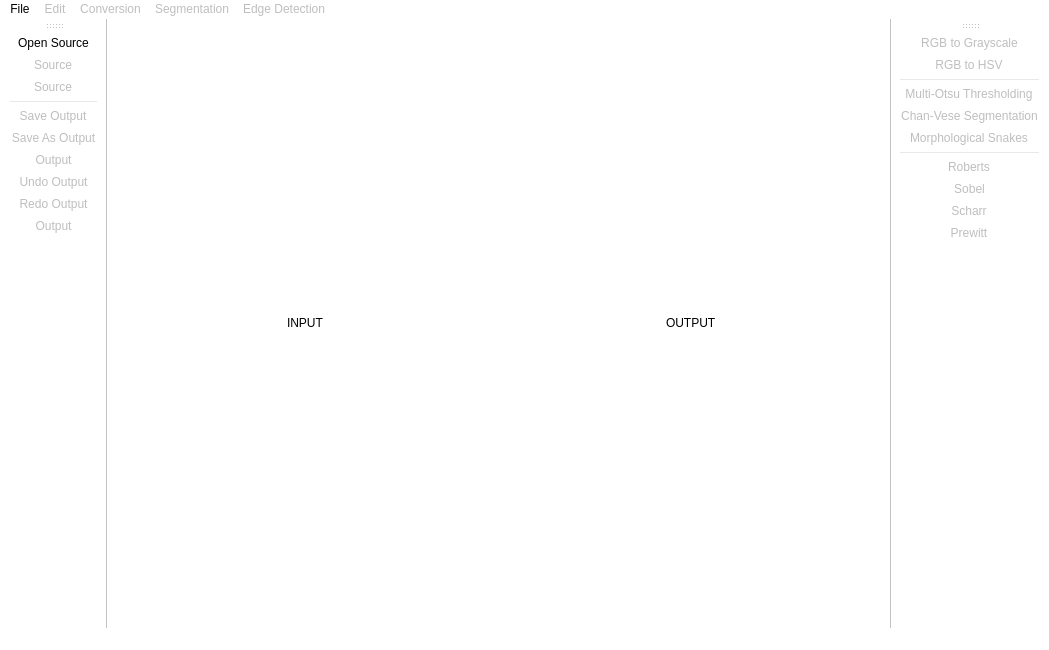
<?xml version="1.0" encoding="UTF-8"?>
<ui version="4.0">
 <class>MainWindow</class>
 <widget class="QMainWindow" name="MainWindow">
  <property name="geometry">
   <rect>
    <x>0</x>
    <y>0</y>
    <width>1049</width>
    <height>650</height>
   </rect>
  </property>
  <property name="windowTitle">
   <string>MainWindow</string>
  </property>
  <property name="styleSheet">
   <string notr="true">background-color: rgb(255, 255, 255);
</string>
  </property>
  <widget class="QWidget" name="centralwidget">
   <layout class="QGridLayout" name="gridLayout_2">
    <item row="0" column="0">
     <layout class="QGridLayout" name="gridLayout">
      <item row="0" column="1" alignment="Qt::AlignHCenter|Qt::AlignVCenter">
       <widget class="QLabel" name="label">
        <property name="text">
         <string>INPUT</string>
        </property>
       </widget>
      </item>
      <item row="0" column="2" alignment="Qt::AlignHCenter|Qt::AlignVCenter">
       <widget class="QLabel" name="label_2">
        <property name="text">
         <string>OUTPUT</string>
        </property>
       </widget>
      </item>
     </layout>
    </item>
   </layout>
  </widget>
  <widget class="QMenuBar" name="menubar">
   <property name="geometry">
    <rect>
     <x>0</x>
     <y>0</y>
     <width>1049</width>
     <height>26</height>
    </rect>
   </property>
   <widget class="QMenu" name="menuFile">
    <property name="title">
     <string>File</string>
    </property>
    <widget class="QMenu" name="menuExport_As">
     <property name="enabled">
      <bool>false</bool>
     </property>
     <property name="title">
      <string>Export As</string>
     </property>
     <addaction name="fileAction_exportAsSource"/>
     <addaction name="fileAction_exportAsOutput"/>
    </widget>
    <addaction name="fileAction_openSource"/>
    <addaction name="fileAction_saveOutput"/>
    <addaction name="fileAction_saveAsOutput"/>
    <addaction name="menuExport_As"/>
    <addaction name="separator"/>
    <addaction name="fileAction_Exit"/>
   </widget>
   <widget class="QMenu" name="menuEdit">
    <property name="enabled">
     <bool>false</bool>
    </property>
    <property name="title">
     <string>Edit</string>
    </property>
    <widget class="QMenu" name="menuClear">
     <property name="title">
      <string>Clear</string>
     </property>
     <addaction name="editAction_clearSource"/>
     <addaction name="editAction_clearOutput"/>
    </widget>
    <addaction name="menuClear"/>
    <addaction name="editAction_undoOutput"/>
    <addaction name="editAction_redoOutput"/>
   </widget>
   <widget class="QMenu" name="menuConversion">
    <property name="enabled">
     <bool>false</bool>
    </property>
    <property name="title">
     <string>Conversion</string>
    </property>
    <addaction name="conversionAction_RGBtoGrayscale"/>
    <addaction name="conversionAction_RGBtoHSV"/>
   </widget>
   <widget class="QMenu" name="menuSegmentation">
    <property name="enabled">
     <bool>false</bool>
    </property>
    <property name="title">
     <string>Segmentation</string>
    </property>
    <addaction name="segmentationAction_multiOtsuThresholding"/>
    <addaction name="segmentationAction_chanVeseSegmentation"/>
    <addaction name="segmentationAction_morphologicalSnakes"/>
   </widget>
   <widget class="QMenu" name="menuEdge_Detection">
    <property name="enabled">
     <bool>false</bool>
    </property>
    <property name="title">
     <string>Edge Detection</string>
    </property>
    <addaction name="edgeDetectionAction_Roberts"/>
    <addaction name="edgeDetectionAction_Sobel"/>
    <addaction name="edgeDetectionAction_Scharr"/>
    <addaction name="edgeDetectionAction_Prewitt"/>
   </widget>
   <addaction name="menuFile"/>
   <addaction name="menuEdit"/>
   <addaction name="menuConversion"/>
   <addaction name="menuSegmentation"/>
   <addaction name="menuEdge_Detection"/>
  </widget>
  <widget class="QStatusBar" name="statusbar"/>
  <widget class="QToolBar" name="sourceOutputToolbar">
   <property name="windowTitle">
    <string>toolBar</string>
   </property>
   <property name="movable">
    <bool>true</bool>
   </property>
   <property name="floatable">
    <bool>false</bool>
   </property>
   <attribute name="toolBarArea">
    <enum>LeftToolBarArea</enum>
   </attribute>
   <attribute name="toolBarBreak">
    <bool>true</bool>
   </attribute>
   <addaction name="fileAction_openSource"/>
   <addaction name="fileAction_exportAsSource"/>
   <addaction name="editAction_clearSource"/>
   <addaction name="separator"/>
   <addaction name="fileAction_saveOutput"/>
   <addaction name="fileAction_saveAsOutput"/>
   <addaction name="fileAction_exportAsOutput"/>
   <addaction name="editAction_undoOutput"/>
   <addaction name="editAction_redoOutput"/>
   <addaction name="editAction_clearOutput"/>
  </widget>
  <widget class="QToolBar" name="operationsToolBar">
   <property name="windowTitle">
    <string>toolBar_2</string>
   </property>
   <property name="floatable">
    <bool>false</bool>
   </property>
   <attribute name="toolBarArea">
    <enum>RightToolBarArea</enum>
   </attribute>
   <attribute name="toolBarBreak">
    <bool>false</bool>
   </attribute>
   <addaction name="conversionAction_RGBtoGrayscale"/>
   <addaction name="conversionAction_RGBtoHSV"/>
   <addaction name="separator"/>
   <addaction name="segmentationAction_multiOtsuThresholding"/>
   <addaction name="segmentationAction_chanVeseSegmentation"/>
   <addaction name="segmentationAction_morphologicalSnakes"/>
   <addaction name="separator"/>
   <addaction name="edgeDetectionAction_Roberts"/>
   <addaction name="edgeDetectionAction_Sobel"/>
   <addaction name="edgeDetectionAction_Scharr"/>
   <addaction name="edgeDetectionAction_Prewitt"/>
  </widget>
  <action name="fileAction_openSource">
   <property name="icon">
    <iconset>
     <normalon>icons/folder-open.png</normalon>
    </iconset>
   </property>
   <property name="text">
    <string>Open Source</string>
   </property>
   <property name="shortcut">
    <string>Ctrl+O</string>
   </property>
   <property name="shortcutVisibleInContextMenu">
    <bool>true</bool>
   </property>
  </action>
  <action name="fileAction_saveOutput">
   <property name="enabled">
    <bool>false</bool>
   </property>
   <property name="icon">
    <iconset>
     <normalon>icons/save-file.png</normalon>
    </iconset>
   </property>
   <property name="text">
    <string>Save Output</string>
   </property>
   <property name="shortcutVisibleInContextMenu">
    <bool>true</bool>
   </property>
  </action>
  <action name="fileAction_saveAsOutput">
   <property name="enabled">
    <bool>false</bool>
   </property>
   <property name="icon">
    <iconset>
     <normalon>icons/save-as.png</normalon>
    </iconset>
   </property>
   <property name="text">
    <string>Save As Output</string>
   </property>
   <property name="shortcutVisibleInContextMenu">
    <bool>true</bool>
   </property>
  </action>
  <action name="fileAction_exportAsSource">
   <property name="enabled">
    <bool>false</bool>
   </property>
   <property name="icon">
    <iconset>
     <normalon>icons/export-image.png</normalon>
    </iconset>
   </property>
   <property name="text">
    <string>Source</string>
   </property>
   <property name="shortcutVisibleInContextMenu">
    <bool>true</bool>
   </property>
  </action>
  <action name="fileAction_exportAsOutput">
   <property name="enabled">
    <bool>false</bool>
   </property>
   <property name="icon">
    <iconset>
     <normalon>icons/export-image.png</normalon>
    </iconset>
   </property>
   <property name="text">
    <string>Output</string>
   </property>
   <property name="shortcutVisibleInContextMenu">
    <bool>true</bool>
   </property>
  </action>
  <action name="fileAction_Exit">
   <property name="checkable">
    <bool>true</bool>
   </property>
   <property name="icon">
    <iconset>
     <normalon>icons/exit.png</normalon>
    </iconset>
   </property>
   <property name="text">
    <string>Exit</string>
   </property>
   <property name="shortcut">
    <string>Shift+F4</string>
   </property>
   <property name="shortcutVisibleInContextMenu">
    <bool>true</bool>
   </property>
  </action>
  <action name="editAction_undoOutput">
   <property name="enabled">
    <bool>false</bool>
   </property>
   <property name="icon">
    <iconset>
     <normalon>icons/back-arrow.png</normalon>
    </iconset>
   </property>
   <property name="text">
    <string>Undo Output</string>
   </property>
   <property name="shortcut">
    <string>Ctrl+Shift+Z</string>
   </property>
   <property name="shortcutVisibleInContextMenu">
    <bool>true</bool>
   </property>
  </action>
  <action name="editAction_redoOutput">
   <property name="enabled">
    <bool>false</bool>
   </property>
   <property name="icon">
    <iconset>
     <normalon>icons/front-arrow.png</normalon>
    </iconset>
   </property>
   <property name="text">
    <string>Redo Output</string>
   </property>
   <property name="shortcut">
    <string>Ctrl+Y</string>
   </property>
   <property name="shortcutVisibleInContextMenu">
    <bool>true</bool>
   </property>
  </action>
  <action name="editAction_clearSource">
   <property name="enabled">
    <bool>false</bool>
   </property>
   <property name="icon">
    <iconset>
     <normalon>icons/clean.png</normalon>
    </iconset>
   </property>
   <property name="text">
    <string>Source</string>
   </property>
   <property name="shortcut">
    <string>Ctrl+L</string>
   </property>
   <property name="shortcutVisibleInContextMenu">
    <bool>true</bool>
   </property>
  </action>
  <action name="editAction_clearOutput">
   <property name="enabled">
    <bool>false</bool>
   </property>
   <property name="icon">
    <iconset>
     <normalon>icons/clean.png</normalon>
    </iconset>
   </property>
   <property name="text">
    <string>Output</string>
   </property>
   <property name="shortcut">
    <string>Ctrl+Shift+L</string>
   </property>
   <property name="shortcutVisibleInContextMenu">
    <bool>true</bool>
   </property>
  </action>
  <action name="conversionAction_RGBtoGrayscale">
   <property name="enabled">
    <bool>false</bool>
   </property>
   <property name="icon">
    <iconset>
     <normalon>icons/rgb-to-greyscale.png</normalon>
    </iconset>
   </property>
   <property name="text">
    <string>RGB to Grayscale</string>
   </property>
   <property name="shortcutVisibleInContextMenu">
    <bool>true</bool>
   </property>
  </action>
  <action name="conversionAction_RGBtoHSV">
   <property name="enabled">
    <bool>false</bool>
   </property>
   <property name="icon">
    <iconset>
     <normalon>icons/rgb-to-hsv.png</normalon>
    </iconset>
   </property>
   <property name="text">
    <string>RGB to HSV</string>
   </property>
   <property name="shortcutVisibleInContextMenu">
    <bool>true</bool>
   </property>
  </action>
  <action name="segmentationAction_multiOtsuThresholding">
   <property name="enabled">
    <bool>false</bool>
   </property>
   <property name="icon">
    <iconset>
     <normalon>icons/white-one.png</normalon>
    </iconset>
   </property>
   <property name="text">
    <string>Multi-Otsu Thresholding</string>
   </property>
   <property name="shortcutVisibleInContextMenu">
    <bool>true</bool>
   </property>
  </action>
  <action name="segmentationAction_chanVeseSegmentation">
   <property name="enabled">
    <bool>false</bool>
   </property>
   <property name="icon">
    <iconset>
     <normalon>icons/white-two.png</normalon>
    </iconset>
   </property>
   <property name="text">
    <string>Chan-Vese Segmentation</string>
   </property>
   <property name="shortcutVisibleInContextMenu">
    <bool>true</bool>
   </property>
  </action>
  <action name="segmentationAction_morphologicalSnakes">
   <property name="enabled">
    <bool>false</bool>
   </property>
   <property name="icon">
    <iconset>
     <normalon>icons/white-three.png</normalon>
    </iconset>
   </property>
   <property name="text">
    <string>Morphological Snakes</string>
   </property>
   <property name="shortcutVisibleInContextMenu">
    <bool>true</bool>
   </property>
  </action>
  <action name="edgeDetectionAction_Roberts">
   <property name="enabled">
    <bool>false</bool>
   </property>
   <property name="icon">
    <iconset>
     <normalon>icons/one.png</normalon>
    </iconset>
   </property>
   <property name="text">
    <string>Roberts</string>
   </property>
   <property name="shortcutVisibleInContextMenu">
    <bool>true</bool>
   </property>
  </action>
  <action name="edgeDetectionAction_Sobel">
   <property name="enabled">
    <bool>false</bool>
   </property>
   <property name="icon">
    <iconset>
     <normalon>icons/two.png</normalon>
    </iconset>
   </property>
   <property name="text">
    <string>Sobel</string>
   </property>
   <property name="shortcutVisibleInContextMenu">
    <bool>true</bool>
   </property>
  </action>
  <action name="edgeDetectionAction_Scharr">
   <property name="enabled">
    <bool>false</bool>
   </property>
   <property name="icon">
    <iconset>
     <normalon>icons/three.png</normalon>
    </iconset>
   </property>
   <property name="text">
    <string>Scharr</string>
   </property>
   <property name="shortcutVisibleInContextMenu">
    <bool>true</bool>
   </property>
  </action>
  <action name="edgeDetectionAction_Prewitt">
   <property name="enabled">
    <bool>false</bool>
   </property>
   <property name="icon">
    <iconset>
     <normalon>icons/four.png</normalon>
    </iconset>
   </property>
   <property name="text">
    <string>Prewitt</string>
   </property>
   <property name="shortcutVisibleInContextMenu">
    <bool>true</bool>
   </property>
  </action>
 </widget>
 <resources/>
 <connections/>
</ui>
